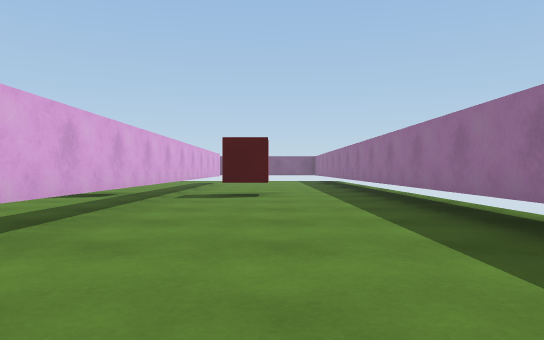
view 1 (above)

24 first-person views from a walk through a Unity game level. The camera is 0.58 m above the floor, looks level and sees 70° across. The floor is counted in squares, 1 m on a side. Each view is taken from the middle of a square. On the plan, view 1 faces up. The plan holds only what a view shows up to about 10 squares ahead; the rest is blank. The place goes on beyond the plan. The player is left out.

view 2
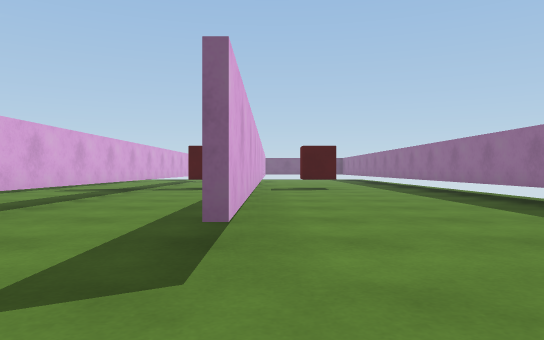

view 3
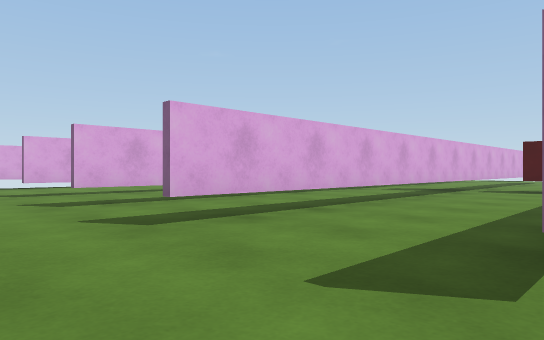

view 4
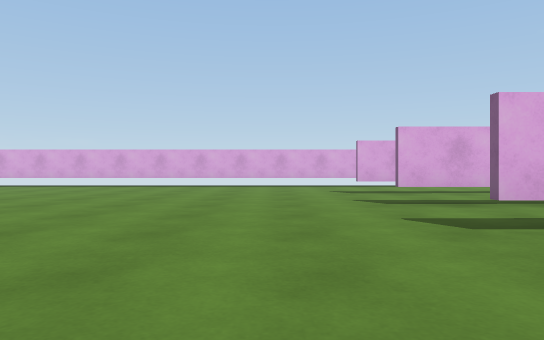

view 5
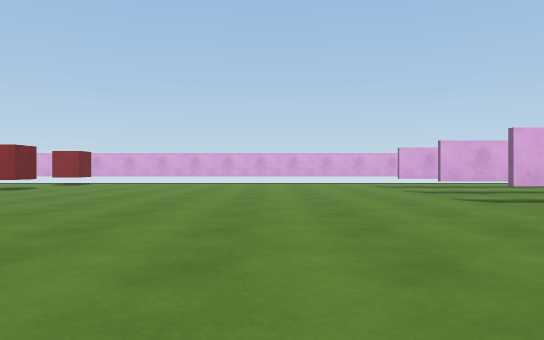

view 6
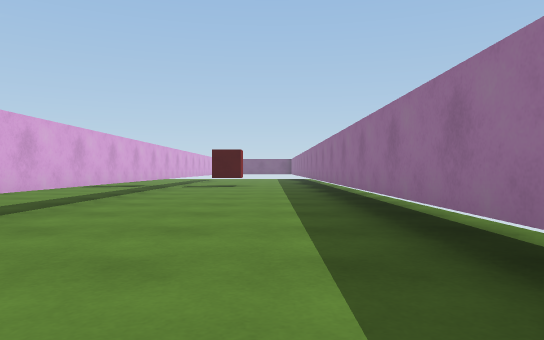

view 7
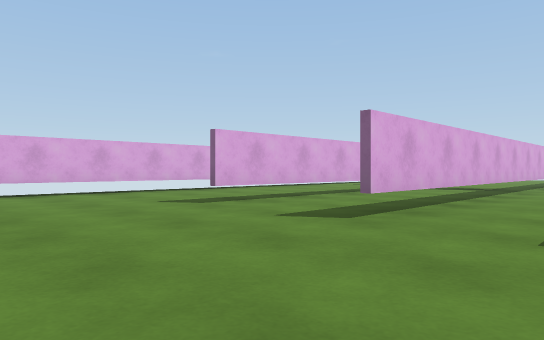

view 8
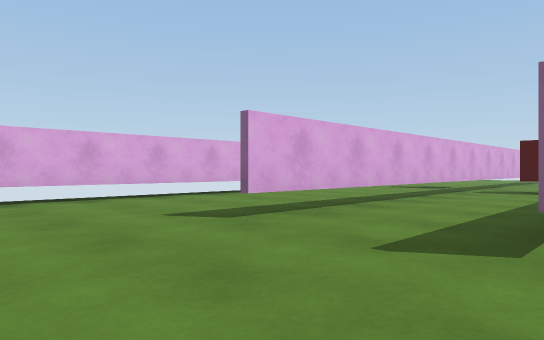

view 9
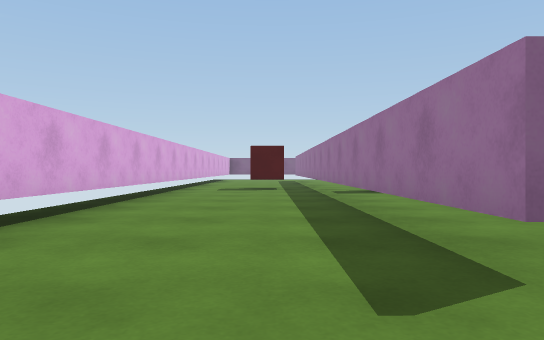

view 10
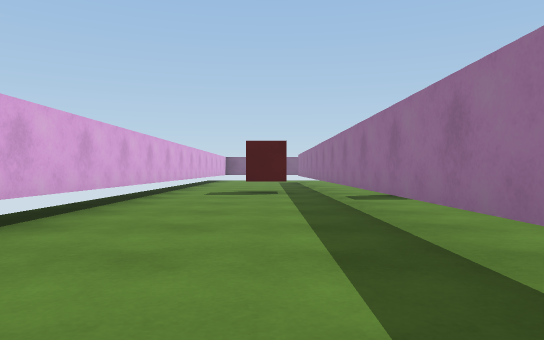

view 11
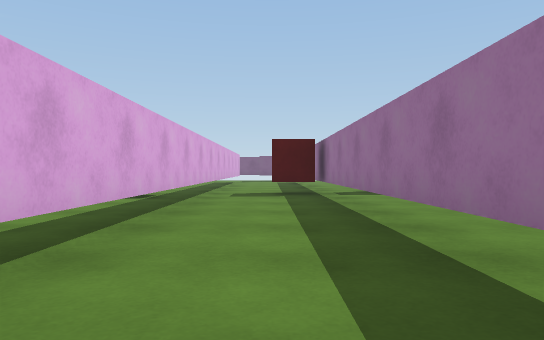

view 12
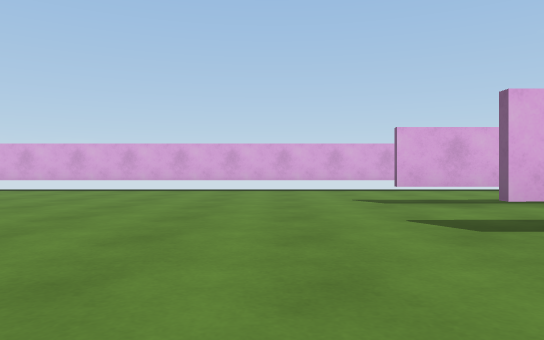

view 13
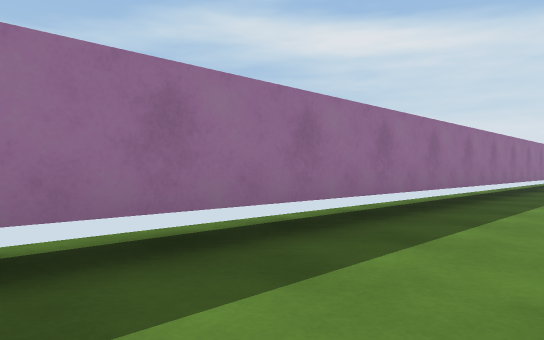

view 14
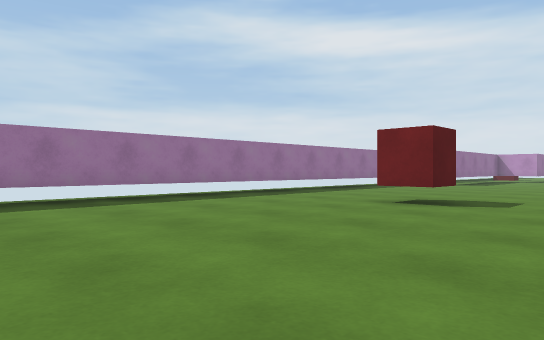

view 15
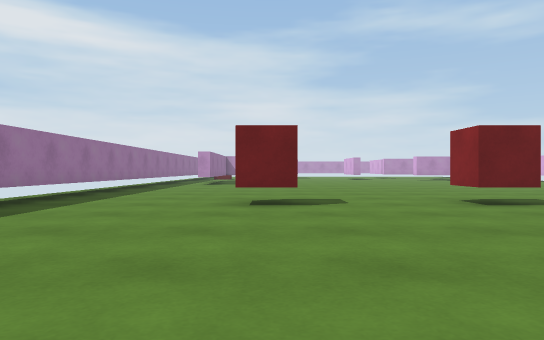

view 16
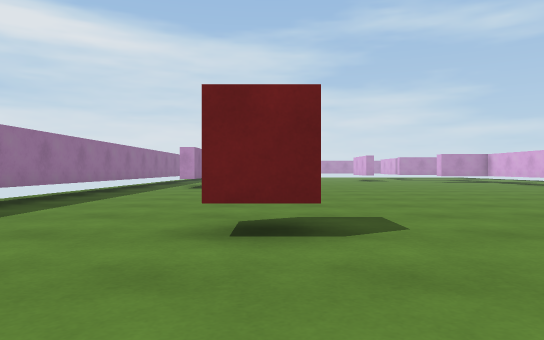

view 17
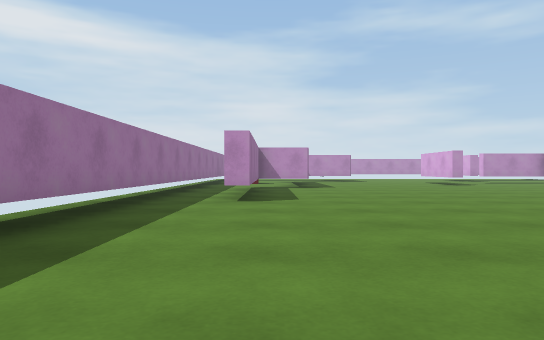

view 18
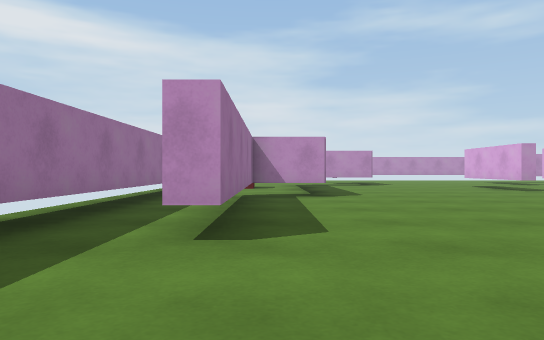

view 19
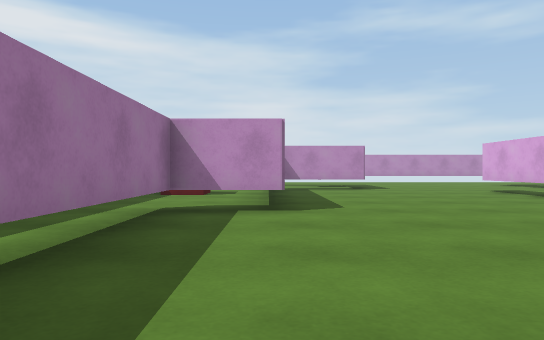

view 20
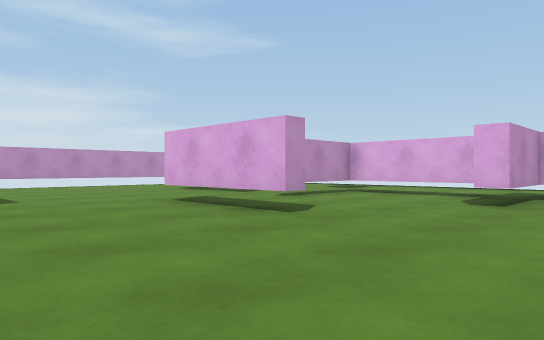

view 21
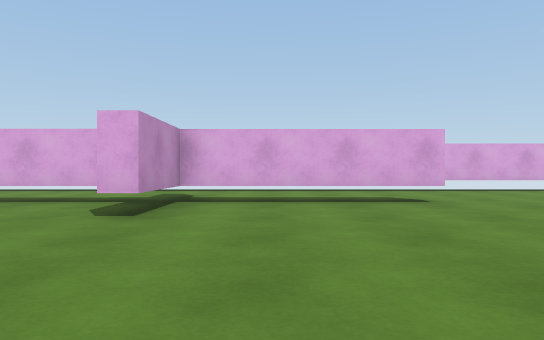

view 22
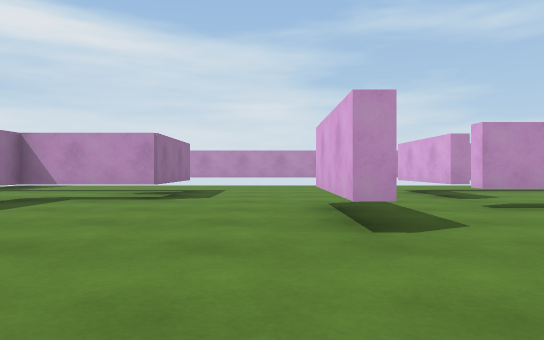

view 23
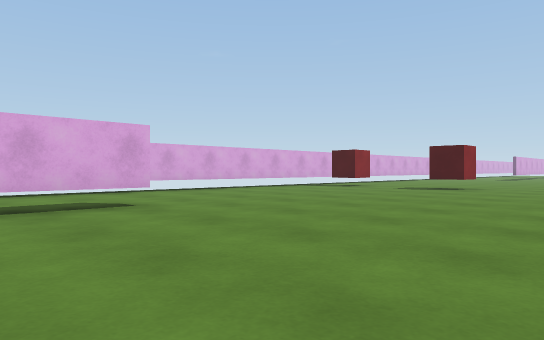

view 24
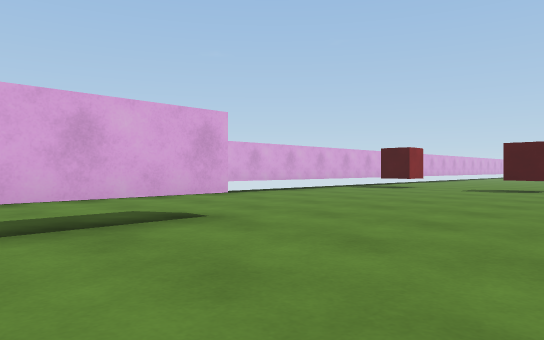

### Floor plan
Key: @ floor where view 1 was taken; # wall or solid block; . floor; C red cube; T thing the floor can be seen under or through.
Columns run from 16 left of view 1 to 3 right of it. Each row starts with its distance up from view 1.
  9 #..C#..#.CC.C.#CC..#
  8 #...#.C#.C#...T....#
  7 #...#.C#..#...T....#
  6 #...T..#..T...T....#
  5 #...T..#..T...T....#
  4 #...T..#..T...T....#
  3 #...T..#..T...T....#
  2 #...T..#..T...T....#
  1 #...T..#..T...T....#
  0 #...T..#..T...T.@..#
 -1 #..................#
 -2 #..................#
 -3 #..................#
 -4  ..................#
 -5  ..................#
 -6  ..................#
 -7  ..................#
 -8  ..................#
 -9  ..................#
-10        ............#
-11        ............#
-12           .........#
-13      CC  .C...C....#
-14      ..............#
-15     ...............#
-16    ................#
-17   .................#
-18 #..................#
-19 #..................#
-20  .........  .......#
-21  ......... ........#
-22  ...T............#.#
-23  ...T............#.#
-24  ...T............#.#
-25  ...T............#.#
-26  ...T............#.#
-27  .. TTT........##..
-28  ...T.......... ...
-29  ...T....T..... ...
-30  ...T....T..... .C.
-31  ... ##..T..... .C
-32      ..........#
-33     ..#......##..
-34     ..#...... ...
-35     ..#. .... ...
-36           ..

Where each view was taken, in squares from view 1:
view 1: 0 up, 0 right, facing up
view 2: 3 down, 2 left, facing up
view 3: 3 down, 2 left, facing up-left
view 4: 3 down, 2 left, facing left
view 5: 5 down, 1 right, facing left
view 6: 5 down, 1 right, facing up
view 7: 5 down, 6 left, facing up-left
view 8: 4 down, 8 left, facing up-left
view 9: 3 down, 13 left, facing up
view 10: 1 down, 13 left, facing up
view 11: 1 down, 7 left, facing up
view 12: 3 down, 5 left, facing left
view 13: 1 down, 0 right, facing down-right
view 14: 6 down, 5 left, facing down-right
view 15: 6 down, 2 left, facing down
view 16: 9 down, 2 left, facing down
view 17: 14 down, 0 right, facing down
view 18: 18 down, 0 right, facing down
view 19: 21 down, 1 left, facing down
view 20: 25 down, 3 left, facing down-left
view 21: 25 down, 5 left, facing left
view 22: 25 down, 6 left, facing down
view 23: 25 down, 6 left, facing up-left
view 24: 25 down, 8 left, facing up-left
